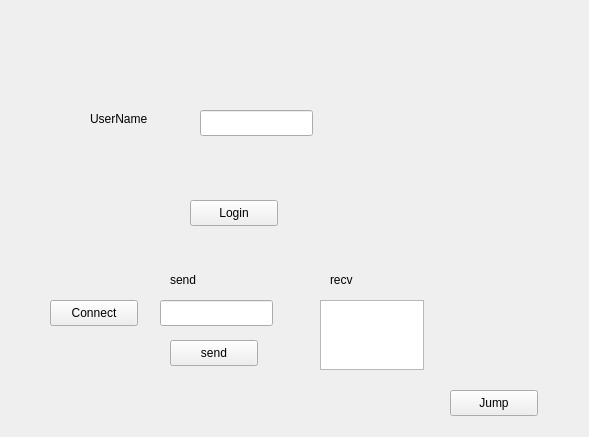
<?xml version="1.0" encoding="UTF-8"?>
<ui version="4.0">
 <class>LoginWidget</class>
 <widget class="QWidget" name="LoginWidget">
  <property name="geometry">
   <rect>
    <x>0</x>
    <y>0</y>
    <width>589</width>
    <height>437</height>
   </rect>
  </property>
  <property name="windowTitle">
   <string>Form</string>
  </property>
  <widget class="QPushButton" name="Bt_Jump_Test">
   <property name="geometry">
    <rect>
     <x>450</x>
     <y>390</y>
     <width>88</width>
     <height>26</height>
    </rect>
   </property>
   <property name="text">
    <string>Jump</string>
   </property>
  </widget>
  <widget class="QLabel" name="Lb_UserName">
   <property name="geometry">
    <rect>
     <x>90</x>
     <y>110</y>
     <width>101</width>
     <height>18</height>
    </rect>
   </property>
   <property name="text">
    <string>UserName</string>
   </property>
  </widget>
  <widget class="QPushButton" name="Bt_Login">
   <property name="geometry">
    <rect>
     <x>190</x>
     <y>200</y>
     <width>88</width>
     <height>26</height>
    </rect>
   </property>
   <property name="text">
    <string>Login</string>
   </property>
  </widget>
  <widget class="QPushButton" name="Bt_ConnectToServer">
   <property name="geometry">
    <rect>
     <x>50</x>
     <y>300</y>
     <width>88</width>
     <height>26</height>
    </rect>
   </property>
   <property name="text">
    <string>Connect</string>
   </property>
  </widget>
  <widget class="QPlainTextEdit" name="TextEdit_tcp_test_recv">
   <property name="geometry">
    <rect>
     <x>320</x>
     <y>300</y>
     <width>104</width>
     <height>70</height>
    </rect>
   </property>
  </widget>
  <widget class="QLineEdit" name="LE_UserName">
   <property name="geometry">
    <rect>
     <x>200</x>
     <y>110</y>
     <width>113</width>
     <height>26</height>
    </rect>
   </property>
  </widget>
  <widget class="QLineEdit" name="LE_tcp_send_test">
   <property name="geometry">
    <rect>
     <x>160</x>
     <y>300</y>
     <width>113</width>
     <height>26</height>
    </rect>
   </property>
  </widget>
  <widget class="QLabel" name="label_send">
   <property name="geometry">
    <rect>
     <x>170</x>
     <y>270</y>
     <width>81</width>
     <height>20</height>
    </rect>
   </property>
   <property name="text">
    <string>send</string>
   </property>
  </widget>
  <widget class="QLabel" name="label_recv">
   <property name="geometry">
    <rect>
     <x>330</x>
     <y>270</y>
     <width>81</width>
     <height>20</height>
    </rect>
   </property>
   <property name="text">
    <string>recv</string>
   </property>
  </widget>
  <widget class="QPushButton" name="Bt_tcp_test_send">
   <property name="geometry">
    <rect>
     <x>170</x>
     <y>340</y>
     <width>88</width>
     <height>26</height>
    </rect>
   </property>
   <property name="text">
    <string>send</string>
   </property>
  </widget>
 </widget>
 <resources/>
 <connections/>
</ui>
